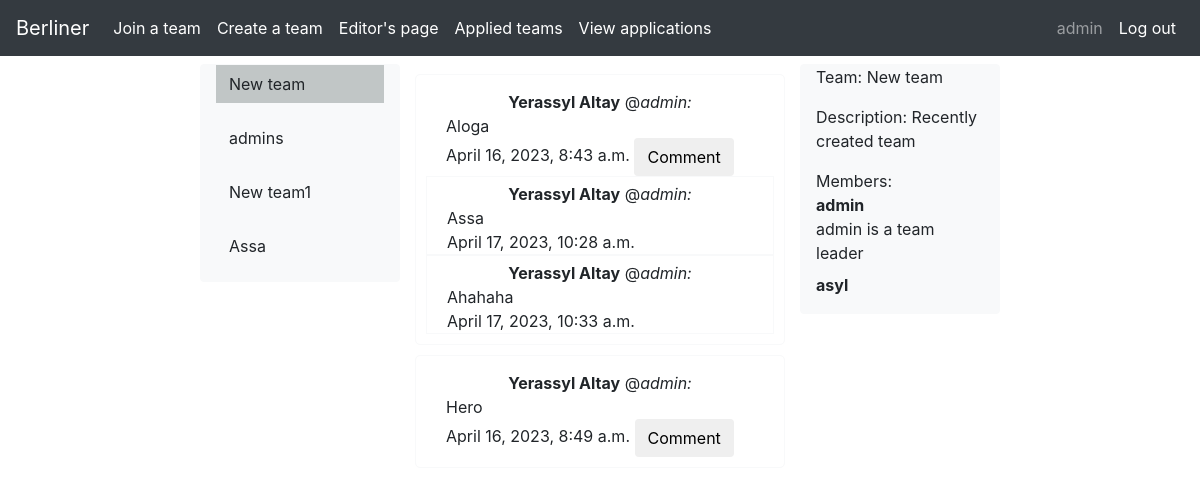
The page / (signed in) on the database its author committed.
### users/models.py (models this page shows)
class CustomUser(AbstractUser):
    birthDate = models.DateTimeField(null=True)
    class Meta:
        pass

### logedin/models.py (models this page shows, shortened)
class Team(models.Model):
    teamLeader = models.ForeignKey(CustomUser, on_delete=models.CASCADE, related_name="createdTeams", related_query_name="createdTeam")
    members = models.ManyToManyField(CustomUser, through='Membership', through_fields=('team', 'member'), related_name="memberTeams", related_query_name="memberTeam")
    applicants = models.ManyToManyField(CustomUser, through='Application', through_fields=('team', 'applicant'))
    name = models.CharField(default="New team", max_length=30, unique=True)
    description = models.CharField(default="Recently created team", max_length=60)

class Post(models.Model):
    team = models.ForeignKey(Team, on_delete=models.CASCADE)
    author = models.ForeignKey(CustomUser, on_delete=models.CASCADE)
    content = models.TextField(max_length=200)
    date = models.DateTimeField(auto_now_add=True, null=True)
    public = models.BooleanField(default=False)

class Comment(models.Model):
    post = models.ForeignKey(Post, on_delete=models.CASCADE, related_name="comments", related_query_name="comment")
    author = models.ForeignKey(CustomUser, on_delete=models.CASCADE)
    content = models.TextField(max_length=200)
    date = models.DateTimeField(auto_now_add=True, null=True)

class Membership(models.Model):
    member = models.ForeignKey(CustomUser, on_delete=models.CASCADE)
    team = models.ForeignKey(Team, on_delete=models.CASCADE)
    isLeader = models.BooleanField(default=False)
    isEditor = models.BooleanField(default=False)

### logedin/views.py (the view)
# urls.py: path('', views.HomePageView.as_view(), name='index'),
class HomePageView(LoginRequiredMixin, ListView):
    login_url = 'home'
    template_name = 'logedin/index.html'
    fields = []
    context_object_name = 'object'
    def get_queryset(self):
        teams = Team.objects.filter(members__username=self.request.user)
        mySet = {
            'teams': teams,
            'posts': Post.objects.filter(team__members__username=self.request.user),
        }
        return mySet

### templates/logedin/index.html (shortened to what this page needs)
{% extends 'base/base_logedin.html' %}
{% load static %}
{% block menu %}
    <div id="menu">
        {% for team in object.teams %}
            <p class="team-name" data-details="{{ team.name }}"><a class="btn">{{ team.name }}</a></p>
        {% empty %}
            <p class="team-name" data-details="No teams"><a class="btn">No teams</a></p>
        {% endfor %}
    </div>
{% endblock %}
{% block main %}
    {% for post in object.posts %}
    <div class="post border border-light">
        <span class="post-header"><b>{{ post.author.first_name }} {{ post.author.last_name }}</b> @<i>{{ post.author.username }}:</i> </span>
        <span class="post-body">{{ post.content }}</span>
        <span class="post-footer">{{ post.date }} <button class="btn comment" data-details="pop-up" id="{{ post.pk }}"> Comment </button></span>
        <div class="comments">
            {% for comment in post.comments.all %}
                    <div class="comment border border-light">
                        <span class="comment-header"><b>{{ comment.author.first_name }} {{ comment.author.last_name }}</b> @<i>{{ comment.author.username }}:</i> </span>
                        <span class="comment-body">{{ comment.content }}</span>
                        <span class="comment-footer">{{ comment.date }}</span>
                    </div>
            {% endfor %}
        </div>
    </div>
    {% empty %}
    <div class="post border border-light">
        <p class="post-header"><b>No posts yet</b></p>
    </div>
    {% endfor %}
{% endblock %}
{% block info %}
    {% for team in object.teams %}
    <div class="{{ team.name }}">
        <p>Team: {{ team.name }}</p>
        <p>Description: {{ team.description }}</p>
        <figure>
            <figcaption>Members:</figcaption>
            <dl>
                {% for membership in team.membership_set.all %}
                    <dt class="">{{ membership.member }}</dt>
                    {% if membership.isLeader %}
                        <dd class="">{{ membership.member }} is a team leader</dd>
                    {% elif membership.isEditor %}
                        <dd class="">{{ membership.member }} is a team editor</dd>
                    {% endif %}
                {% endfor %}
            </dl>
        </figure>
    </div>
    {% empty %}
        <div id="No teams">
            <p>Team: No teams</p>
        </div>
    {% endfor %}
{% endblock %}

### templates/base/base.html (shortened to what this page needs)
{% load static %}
<!DOCTYPE html>
<html lang="en">
<head>
    <link rel="stylesheet" href="{% static 'css/base.css' %}">
    <link rel="stylesheet" href="https://cdn.jsdelivr.net/npm/bootstrap@4.1.3/dist/css/bootstrap.min.css">
    {% block header %}
    {% endblock %}
</head>
<body>
    <nav class="navbar navbar-expand-lg navbar-dark bg-dark fixed-top">
        <a class="navbar-brand" href="{% if user.is_authenticated %} {% url 'index' %} {% else %} {% url 'home' %} {% endif %}">Berliner</a>
        <div class="collapse navbar-collapse" id="target">
            <div class="navbar-nav">
                <a class="nav-item nav-link active" href="{% if user.is_authenticated %} {% url 'join' %} {% else %}#join{% endif %}">Join a team</a>
                <a class="nav-item nav-link active" href="{% if user.is_authenticated %} {% url 'create' %} {% else %}#create{% endif %}">Create a team</a>
                {% if user.is_authenticated %}
                <a class="nav-item nav-link active" href="{% url 'editor' %}">Editor's page</a>
                <a class="nav-item nav-link active" href="{% url 'applied' %}">Applied teams</a>
                <a class="nav-item nav-link active" href="{% url 'applications' %}">View applications</a>
                {% endif %}
            </div>
        </div>
        <div class="collapse navbar-collapse justify-content-end" id="target">
            <div class="navbar-nav">
                {% if user.is_authenticated %}
                <a class="nav-item nav-link" href="{% url 'user' user.pk %}">{{ user.username }}<a>
                <a class="nav-item nav-link active" href="{% url 'logout' %}">Log out</a>
                {% else %}
                <a class="nav-item nav-link active" href="{% url 'login' %}">Login</a>
                <a class="nav-item nav-link active" href="{% url 'signup' %}">Sign up</a>
                {% endif %}
            </div>
        </div>
    </nav>
    {% block content %}
   {% endblock %}
</body>
</html>

### static/css/base.css (style rules this page uses)
html { scroll-behavior: smooth; }
body { background-color: rgb(253, 253, 253); background-position: center center; background-size: cover; background-attachment: fixed; background-blend-mode: multiply; }

### static/css/logedin.css (style rules this page uses)
.post-header { margin-top: 5px; text-align: center; display: block; }
.post-body { margin: 0 20px; display: block; }
.post-footer { margin: 0 20px; display: block; }
.comment-header { margin-top: 5px; text-align: center; display: block; }
.comment-body { margin: 0 20px; display: block; }
.comment-footer { margin: 0 20px; display: block; }
.post { margin: 10px 0; padding: 10px; border-radius: 5px; display: block; text-decoration: none; }

### rows shown on the page
CustomUser: username "admin"
Team: name "New team", description "Recently created team"
Team: name "admins"
Team: name "New team1"
Team: name "Assa"
Post: author.first_name "Yerassyl", author.last_name "Altay", author.username "admin", content "Aloga", date "April 16, 2023, 8:43 a.m."
Comment: author.first_name "Yerassyl", author.last_name "Altay", author.username "admin", content "Assa", date "April 17, 2023, 10:28 a.m."
Comment: author.first_name "Yerassyl", author.last_name "Altay", author.username "admin", content "Ahahaha", date "April 17, 2023, 10:33 a.m."
Post: author.first_name "Yerassyl", author.last_name "Altay", author.username "admin", content "Hero", date "April 16, 2023, 8:49 a.m."
Membership: member "admin"
Membership: member "asyl"
